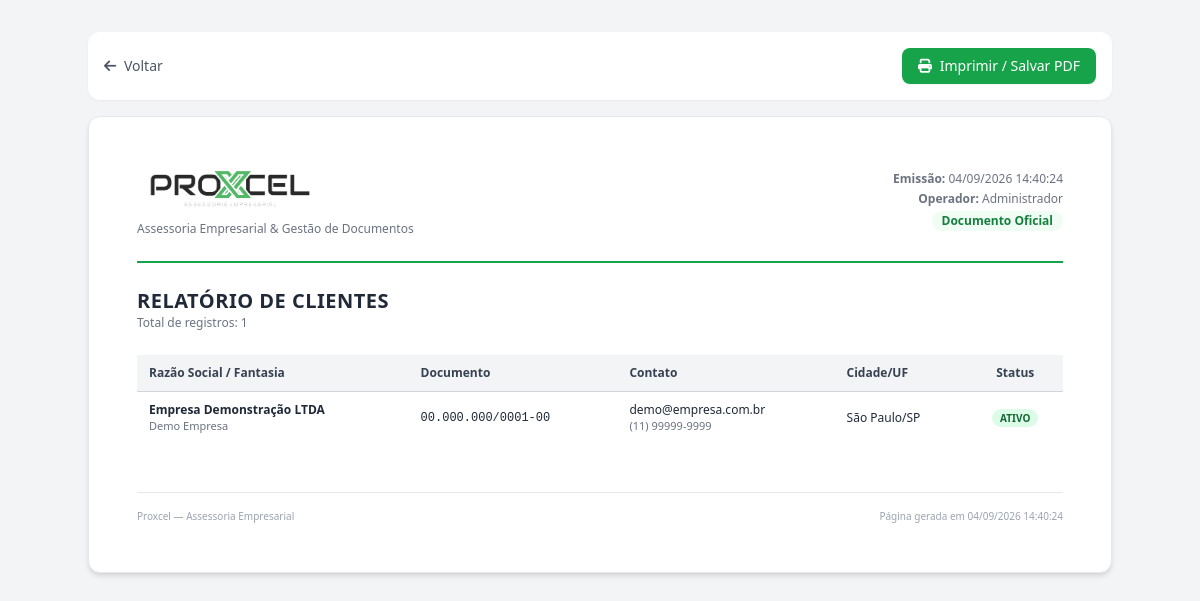
The page /pages/relatorios/gerar.php (signed in) on the database its author committed.
### tables this page shows
CREATE TABLE IF NOT EXISTS `ctempresa_proxcel_clientes` (
    `id` INT UNSIGNED AUTO_INCREMENT PRIMARY KEY,
    `razao_social` VARCHAR(255) NOT NULL,
    `nome_fantasia` VARCHAR(255) DEFAULT NULL,
    `cnpj` VARCHAR(18) UNIQUE DEFAULT NULL,
    `cpf` VARCHAR(14) UNIQUE DEFAULT NULL,
    `email` VARCHAR(255) NOT NULL,
    `telefone` VARCHAR(20) DEFAULT NULL,
    `celular` VARCHAR(20) DEFAULT NULL,
    `cep` VARCHAR(10) DEFAULT NULL,
    `endereco` VARCHAR(255) DEFAULT NULL,
    `numero` VARCHAR(20) DEFAULT NULL,
    `complemento` VARCHAR(100) DEFAULT NULL,
    `bairro` VARCHAR(100) DEFAULT NULL,
    `cidade` VARCHAR(100) DEFAULT NULL,
    `estado` CHAR(2) DEFAULT NULL,
    `observacoes` TEXT DEFAULT NULL,
    `status` ENUM('ativo','inativo') NOT NULL DEFAULT 'ativo',
    `criado_em` DATETIME NOT NULL DEFAULT CURRENT_TIMESTAMP,
    `atualizado_em` DATETIME NOT NULL DEFAULT CURRENT_TIMESTAMP ON UPDATE CURRENT_TIMESTAMP,
    `criado_por` INT UNSIGNED DEFAULT NULL,
    `atualizado_por` INT UNSIGNED DEFAULT NULL,
    INDEX `idx_status` (`status`),
    INDEX `idx_razao_social` (`razao_social`),
    INDEX `idx_cnpj` (`cnpj`),
    INDEX `idx_email` (`email`)
);

### includes/security.php (called while the page is built, shortened)
<?php
require_once __DIR__ . '/../config/database.php';
class Security {
    public static function escape($value) {
        return htmlspecialchars($value ?? '', ENT_QUOTES, 'UTF-8');
    }
}
function e($value) {
    return Security::escape($value);
}

### includes/functions.php (called while the page is built, shortened)
<?php
require_once __DIR__ . '/../config/database.php';
function get($key, $default = '') {
    return isset($_GET[$key]) ? Security::sanitize($_GET[$key]) : $default;
}

### config/database.php (called while the page is built, shortened)
<?php
class Database {
    private static $instance = null;
    private $pdo;
    private function __construct() {
        $dsn = "mysql:host=" . DB_HOST . ";dbname=" . DB_NAME . ";charset=" . DB_CHARSET;
        $options = [
            PDO::ATTR_ERRMODE            => APP_DEBUG ? PDO::ERRMODE_EXCEPTION : PDO::ERRMODE_SILENT,
            PDO::ATTR_DEFAULT_FETCH_MODE => PDO::FETCH_ASSOC,
            PDO::ATTR_EMULATE_PREPARES   => false,
            PDO::MYSQL_ATTR_INIT_COMMAND => "SET NAMES " . DB_CHARSET,
        ];
        try {
            $this->pdo = new PDO($dsn, DB_USER, DB_PASS, $options);
        } catch (PDOException $e) {
            if (APP_DEBUG) {
                die("Erro de conexão: " . $e->getMessage());
            } else {
                error_log("Database connection error: " . $e->getMessage());
                die("Erro interno do servidor. Tente novamente mais tarde.");
            }
        }
    }
    public static function getInstance() {
        if (self::$instance === null) {
            self::$instance = new self();
        }
        return self::$instance;
    }
    public function query($sql, $params = []) {
        $stmt = $this->pdo->prepare($sql);
        $stmt->execute($params);
        return $stmt;
    }
    public function fetchAll($sql, $params = []) {
        $stmt = $this->query($sql, $params);
        return $stmt->fetchAll();
    }
    public static function table($name) {
        return DB_TABLE_PREFIX . $name;
    }
}
function db() {
    return Database::getInstance();
}
function tb($name) {
    return Database::table($name);
}

### pages/relatorios/gerar.php (the view, shortened to what this page needs)
<?php
require_once __DIR__ . '/../../config/database.php';
require_once __DIR__ . '/../../includes/security.php';
require_once __DIR__ . '/../../includes/functions.php';
$tipo = get('tipo', 'clientes');
$dataEmissao = date('d/m/Y H:i:s');
$usuarioEmissor = $_SESSION['user_nome'] ?? 'Sistema';
?>
<!DOCTYPE html>
<html lang="pt-BR">
<head>
    <script src="https://cdn.tailwindcss.com"></script>
    <link rel="stylesheet" href="https://cdnjs.cloudflare.com/ajax/libs/font-awesome/6.5.1/css/all.min.css">
</head>
<body class="bg-gray-100 text-gray-800 p-4 md:p-8">
    <div class="max-w-5xl mx-auto mb-4 flex justify-between items-center bg-white p-4 rounded-xl shadow-sm no-print">
        <a href="<?= APP_URL ?>/pages/relatorios/index.php"
            class="text-sm font-medium text-gray-600 hover:text-green-600">
            <i class="fas fa-arrow-left mr-1"></i> Voltar
        </a>
        <div class="flex gap-2">
            <button onclick="window.print()"
                class="bg-green-600 hover:bg-green-700 text-white px-4 py-2 rounded-lg text-sm font-medium shadow-sm transition">
                <i class="fas fa-print mr-1"></i> Imprimir / Salvar PDF
            </button>
        </div>
    </div>
    <div class="max-w-5xl mx-auto bg-white p-8 md:p-12 rounded-xl shadow-md border border-gray-200">
        <div class="flex justify-between items-center border-b-2 border-green-600 pb-6 mb-6">
            <div>
                <img src="<?= APP_URL ?>/assets/img/logo.png" alt="Proxcel" class="h-12 w-auto mb-2">
                <p class="text-xs text-gray-500">Assessoria Empresarial & Gestão de Documentos</p>
            </div>
            <div class="text-right text-xs text-gray-500 space-y-1">
                <p><strong>Emissão:</strong> <?= $dataEmissao ?></p>
                <p><strong>Operador:</strong> <?= e($usuarioEmissor) ?></p>
                <span class="inline-block bg-green-50 text-green-700 px-2.5 py-0.5 rounded-full font-semibold">
                    Documento Oficial
                </span>
            </div>
        </div>
        <?php if ($tipo === 'clientes'): ?>
            <?php
            $where = "WHERE 1=1";
            $params = [];
            $dados = db()->fetchAll("SELECT * FROM " . tb('clientes') . " {$where} ORDER BY razao_social ASC", $params);
            ?>
            <div class="mb-6">
                <h2 class="text-xl font-bold text-gray-800 uppercase tracking-wide">Relatório de Clientes</h2>
                <p class="text-xs text-gray-500">Total de registros: <?= count($dados) ?>
                </p>
            </div>
            <table class="w-full text-left border-collapse text-xs">
                <thead>
                    <tr class="bg-gray-100 border-b border-gray-300 text-gray-700">
                        <th class="py-2.5 px-3 font-semibold">Razão Social / Fantasia</th>
                        <th class="py-2.5 px-3 font-semibold">Documento</th>
                        <th class="py-2.5 px-3 font-semibold">Contato</th>
                        <th class="py-2.5 px-3 font-semibold">Cidade/UF</th>
                        <th class="py-2.5 px-3 font-semibold text-center">Status</th>
                    </tr>
                </thead>
                <tbody class="divide-y divide-gray-200">
                    <?php if (empty($dados)): ?>
                        <tr>
                            <td colspan="5" class="py-6 text-center text-gray-400">Nenhum cliente encontrado.</td>
                        </tr>
                    <?php else: ?>
                        <?php foreach ($dados as $c): ?>
                            <tr class="hover:bg-gray-50">
                                <td class="py-2.5 px-3">
                                    <p class="font-bold text-gray-800"><?= e($c['razao_social']) ?></p>
                                    <?php if ($c['nome_fantasia']): ?>
                                        <p class="text-[11px] text-gray-500"><?= e($c['nome_fantasia']) ?></p>
                                    <?php endif; ?>
                                </td>
                                <td class="py-2.5 px-3 font-mono"><?= e($c['cnpj'] ?: $c['cpf'] ?: '-') ?></td>
                                <td class="py-2.5 px-3">
                                    <p><?= e($c['email']) ?></p>
                                    <p class="text-[11px] text-gray-500"><?= e($c['telefone'] ?: $c['celular'] ?: '-') ?></p>
                                </td>
                                <td class="py-2.5 px-3"><?= e(($c['cidade'] ?? '-') . '/' . ($c['estado'] ?? '-')) ?></td>
                                <td class="py-2.5 px-3 text-center">
                                    <span
                                        class="px-2 py-0.5 rounded-full text-[10px] font-bold <?= $c['status'] === 'ativo' ? 'bg-green-100 text-green-800' : 'bg-red-100 text-red-800' ?>">
                                        <?= strtoupper($c['status']) ?>
                                    </span>
                                </td>
                            </tr>
                        <?php endforeach; ?>
                    <?php endif; ?>
                </tbody>
            </table>
        <?php endif; ?>
        <div class="mt-12 pt-4 border-t border-gray-200 flex justify-between items-center text-[10px] text-gray-400">
            <p><?= APP_NAME ?> — Assessoria Empresarial</p>
            <p>Página gerada em <?= $dataEmissao ?></p>
        </div>
    </div>
</body>
</html>

### rows shown on the page
ctempresa_proxcel_clientes: razao_social "Empresa Demonstração LTDA", nome_fantasia "Demo Empresa", cnpj "00.000.000/0001-00", email "demo@empresa.com.br", telefone "(11) 99999-9999", cidade+estado "São Paulo/SP", status "ATIVO"

### other values the page prints
$usuarioEmissor "Administrador"
count($dados) "1"
APP_NAME "Proxcel"
